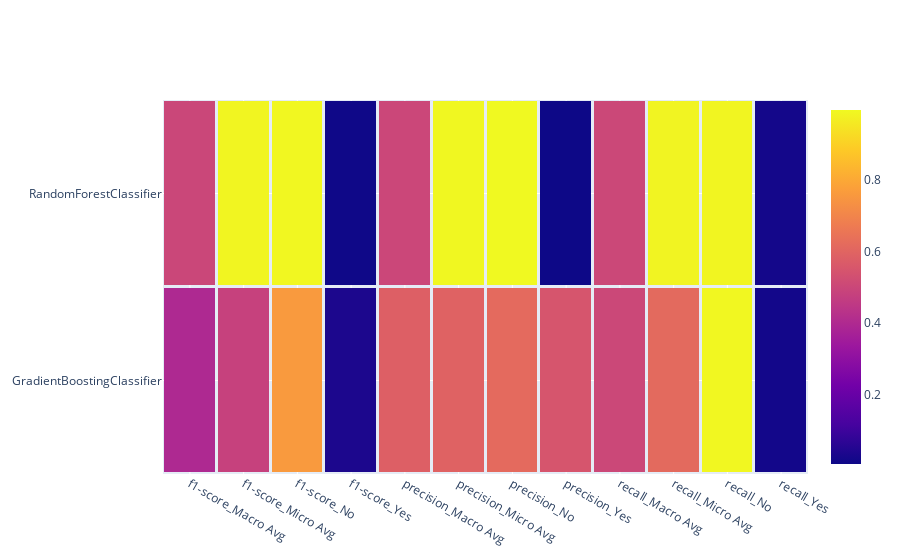

The code cell stored with this chart in its notebook:
### Markdown cell above
# Upsampled

### Code cell
df_upsampled = clean_report_df('Data/Output/report_df_upsampled.csv').iloc[:, 5:]
df_upsampled = df_upsampled[sorted([col for col in df_upsampled.columns if 'support' not in col])]
create_heatmap(df_upsampled)

### Figure 1 — Plotly figure (JSON) as saved in the notebook; plotly's stock layout.template omitted (floating-point values rounded to 4 significant figures)
{"data": [{"hoverongaps": false, "type": "heatmap", "x": ["f1-score_Macro Avg", "f1-score_Micro Avg", "f1-score_No", "f1-score_Yes", "precision_Macro Avg", "precision_Micro Avg", "precision_No", "precision_Yes", "recall_Macro Avg", "recall_Micro Avg", "recall_No", "recall_Yes"], "xgap": 3, "y": ["GradientBoostingClassifier", "RandomForestClassifier"], "ygap": 3, "z": [[0.3976, 0.4809, 0.7603, 0.03489, 0.5826, 0.5905, 0.6169, 0.5483, 0.5044, 0.616, 0.9907, 0.01802], [0.5005, 0.9875, 0.9916, 0.009368, 0.501, 0.9917, 0.9958, 0.006231, 0.5031, 0.9833, 0.9874, 0.01887]]}], "layout": {}}
